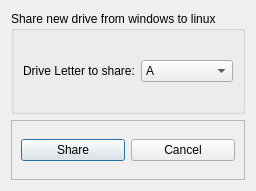
<?xml version="1.0" encoding="UTF-8"?>
<ui version="4.0">
 <class>Dialog</class>
 <widget class="QDialog" name="Dialog">
  <property name="geometry">
   <rect>
    <x>0</x>
    <y>0</y>
    <width>243</width>
    <height>191</height>
   </rect>
  </property>
  <property name="windowTitle">
   <string>Create new drive share</string>
  </property>
  <layout class="QVBoxLayout" name="verticalLayout">
   <item>
    <widget class="QGroupBox" name="groupBox">
     <property name="title">
      <string>Share new drive from windows to linux</string>
     </property>
     <layout class="QHBoxLayout" name="horizontalLayout_2">
      <item>
       <widget class="QLabel" name="lb_info">
        <property name="maximumSize">
         <size>
          <width>147</width>
          <height>16777215</height>
         </size>
        </property>
        <property name="text">
         <string>Drive Letter to share:</string>
        </property>
        <property name="alignment">
         <set>Qt::AlignCenter</set>
        </property>
       </widget>
      </item>
      <item>
       <widget class="QComboBox" name="inp_driveletter">
        <item>
         <property name="text">
          <string>A</string>
         </property>
        </item>
        <item>
         <property name="text">
          <string>B</string>
         </property>
        </item>
        <item>
         <property name="text">
          <string>C</string>
         </property>
        </item>
        <item>
         <property name="text">
          <string>D</string>
         </property>
        </item>
        <item>
         <property name="text">
          <string>E</string>
         </property>
        </item>
        <item>
         <property name="text">
          <string>F</string>
         </property>
        </item>
        <item>
         <property name="text">
          <string>G</string>
         </property>
        </item>
        <item>
         <property name="text">
          <string>H</string>
         </property>
        </item>
        <item>
         <property name="text">
          <string>I</string>
         </property>
        </item>
        <item>
         <property name="text">
          <string>J</string>
         </property>
        </item>
        <item>
         <property name="text">
          <string>K</string>
         </property>
        </item>
        <item>
         <property name="text">
          <string>L</string>
         </property>
        </item>
        <item>
         <property name="text">
          <string>M</string>
         </property>
        </item>
        <item>
         <property name="text">
          <string>N</string>
         </property>
        </item>
        <item>
         <property name="text">
          <string>O</string>
         </property>
        </item>
        <item>
         <property name="text">
          <string>P</string>
         </property>
        </item>
        <item>
         <property name="text">
          <string>Q</string>
         </property>
        </item>
        <item>
         <property name="text">
          <string>R</string>
         </property>
        </item>
        <item>
         <property name="text">
          <string>S</string>
         </property>
        </item>
        <item>
         <property name="text">
          <string>T</string>
         </property>
        </item>
        <item>
         <property name="text">
          <string>U</string>
         </property>
        </item>
        <item>
         <property name="text">
          <string>V</string>
         </property>
        </item>
        <item>
         <property name="text">
          <string>W</string>
         </property>
        </item>
        <item>
         <property name="text">
          <string>X</string>
         </property>
        </item>
        <item>
         <property name="text">
          <string>Y</string>
         </property>
        </item>
       </widget>
      </item>
     </layout>
    </widget>
   </item>
   <item>
    <widget class="QFrame" name="frame_2">
     <property name="maximumSize">
      <size>
       <width>16777215</width>
       <height>60</height>
      </size>
     </property>
     <property name="frameShape">
      <enum>QFrame::StyledPanel</enum>
     </property>
     <property name="frameShadow">
      <enum>QFrame::Raised</enum>
     </property>
     <layout class="QHBoxLayout" name="horizontalLayout">
      <item>
       <widget class="QPushButton" name="btn_createshare">
        <property name="styleSheet">
         <string notr="true"/>
        </property>
        <property name="text">
         <string>Share</string>
        </property>
       </widget>
      </item>
      <item>
       <widget class="QPushButton" name="btn_cancel">
        <property name="styleSheet">
         <string notr="true"/>
        </property>
        <property name="text">
         <string>Cancel</string>
        </property>
       </widget>
      </item>
     </layout>
    </widget>
   </item>
  </layout>
 </widget>
 <resources/>
 <connections/>
</ui>
